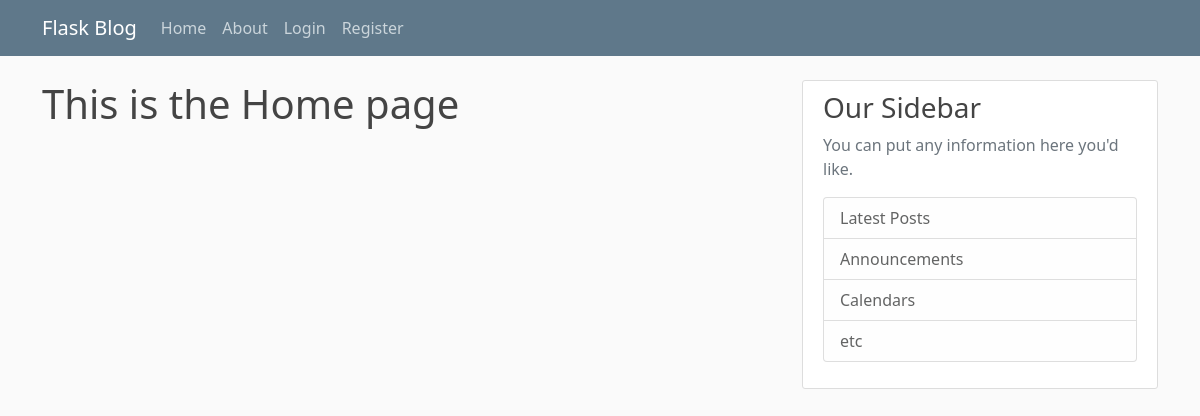
Page /home on the earlier database version.
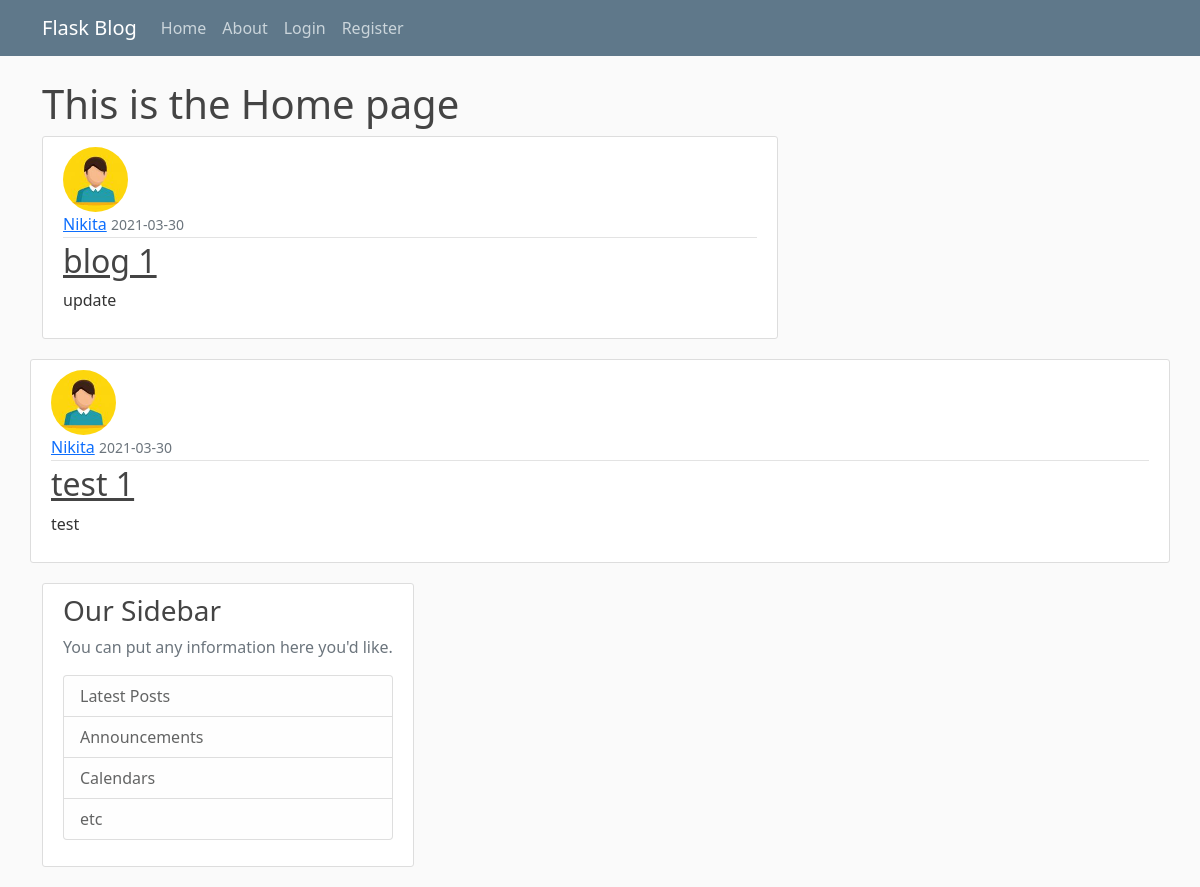
Same page on the later database version.
### flaskblog/models.py (models this page shows, shortened)
class Post(db.Model):
    id = db.Column(db.Integer, primary_key=True)
    title = db.Column(db.String(100), nullable=False)
    date_posted = db.Column(db.DateTime, nullable=False,
                            default=datetime.utcnow)
    content = db.Column(db.Text, nullable=False)
    user_id = db.Column(db.Integer, db.ForeignKey('user.id'), nullable=False)

class User(db.Model, UserMixin):
    id = db.Column(db.Integer, primary_key=True)
    username = db.Column(db.String(20), unique=True, nullable=False)
    email = db.Column(db.String(120), unique=True, nullable=False)
    image_file = db.Column(db.String(20), nullable=False,
                           default='default.jpg')
    password = db.Column(db.String(60), nullable=False)
    posts = db.relationship('Post', backref='author', lazy=True)

### flaskblog/routes.py (the view)
@app.route("/")
@app.route("/home")
def home():
    posts = Post.query.all()
    return render_template('home.html', posts=posts)

### flaskblog/templates/home.html (shortened to what this page needs)
{% extends "layouts.html" %}
{% block content %}
<h1>This is the Home page</h1>
{% for post in posts %}
<article class="media content-section">
    <img class="rounded-circle article-img" src="{{ url_for('static', filename='profile_pics/' + post.author.image_file) }}"
    <div class="media-body">
        <div class="article-metadata">
            <a class="mr-2" href="#">{{ post.author.username }}</a>
            <small class="text-muted">{{ post.date_posted.strftime('%Y-%m-%d') }}</small>
        </div>
        <h2><a class="article-title" href="{{ url_for('post', post_id=post.id) }}">{{ post.title }}</a></h2>
        <p class="article-content">{{ post.content }}</p>
    </div>
{% endfor %}
{% endblock content %}

### flaskblog/templates/layouts.html (shortened to what this page needs)
<!DOCTYPE html>
<head>
    <link href="https://cdn.jsdelivr.net/npm/bootstrap@5.0.0-beta3/dist/css/bootstrap.min.css" rel="stylesheet"
>
    <link rel="stylesheet" type="text/css" href="{{ url_for('static', filename='main.css') }}">
</head>
<body>
    <header class="site-header">
        <nav class="navbar navbar-expand-md navbar-dark bg-steel fixed-top">
            <div class="container">
                <a class="navbar-brand mr-4" href="/">Flask Blog</a>
                <div class="collapse navbar-collapse" id="navbarToggle">
                    <div class="navbar-nav mr-auto">
                        <a class="nav-item nav-link" href="{{ url_for('home') }}">Home</a>
                        <a class="nav-item nav-link" href="{{ url_for('about') }}">About</a>
                    </div>
                    <div class="navbar-nav">
                        {% if current_user.is_authenticated %}
                        <a class="nav-item nav-link" href="{{ url_for('new_post') }}">New Post</a>
                        <a class="nav-item nav-link" href="{{ url_for('account') }}">Account</a>
                        <a class="nav-item nav-link" href="{{ url_for('logout') }}">Logout</a>
                        {% else %}
                        <a class="nav-item nav-link" href="{{ url_for('login') }}">Login</a>
                        <a class="nav-item nav-link" href="{{ url_for('register') }}">Register</a>
                        {% endif %}
                    </div>
                </div>
            </div>
        </nav>
    </header>
    <main role="main" class="container">
        <div class="row">
            <div class="col-md-8">
                {% block content %}{% endblock %}
            </div>
            <div class="col-md-4">
                <div class="content-section">
                    <h3>Our Sidebar</h3>
                    <p class='text-muted'>You can put any information here you'd like.
                    <ul class="list-group">
                        <li class="list-group-item list-group-item-light">Latest Posts</li>
                        <li class="list-group-item list-group-item-light">Announcements</li>
                        <li class="list-group-item list-group-item-light">Calendars</li>
                        <li class="list-group-item list-group-item-light">etc</li>
                    </ul>
                    </p>
                </div>
            </div>
        </div>
    </main>
</body>
</html>

### flaskblog/static/main.css (style rules this page uses)
body { background: #fafafa; color: #333333; margin-top: 5rem; }
h1, h2, h3, h4, h5, h6 { color: #444444; }
.bg-steel { background-color: #5f788a; }
.site-header .navbar-nav .nav-link { color: #cbd5db; }
.content-section { background: #ffffff; padding: 10px 20px; border: 1px solid #dddddd; border-radius: 3px; margin-bottom: 20px; }
.article-title { color: #444444; }
.article-content { white-space: pre-line; }
.article-img { height: 65px; width: 65px; margin-right: 16px; }
.article-metadata { padding-bottom: 1px; margin-bottom: 4px; border-bottom: 1px solid #e3e3e3 }

Differences in the rows shown:
added Post: image_file (picture), author.username "Nikita", date_posted "2021-03-30", title "blog 1", content "update"
added Post: image_file (picture), author.username "Nikita", date_posted "2021-03-30", title "test 1", content "test"
